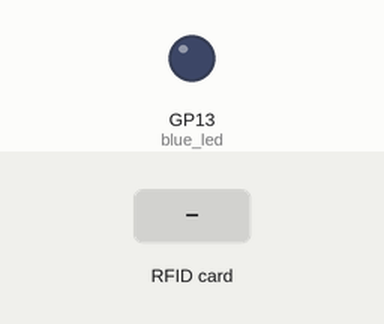
This program was run on a simulated Raspberry Pi Pico running MicroPython. Shown: output pins drawn as LEDs (lit = HIGH). The test bench sets the inputs (shaded band). The interpreter's speed is modelled, so counts of loop turns are approximate; library files of the repository ran but are not shown: MFRC522.py; pins used as bus, display or sensor lines are not drawn; what the program prints to the serial console is not drawn.

Above: at 1.2 s.
1.3 s: RFID card 5E 7A 19 C4 held to the reader
At 3.8 s:
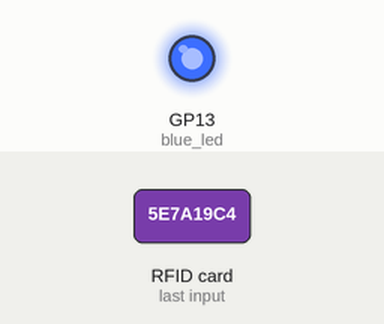
Timing chart, 0 to 10.3 s (numbered marks = the images above; inputs shaded):
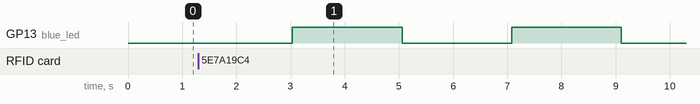

Measured:
- by itself, GP13 (blue_led): alternates HIGH for 2.0 s and LOW for 2.0 s

The program:

RFID_blueblink.py
```python
from machine import Pin, SPI
import time
from MFRC522 import MFRC522

# SPI-inställningar för RFID
spi = SPI(1, baudrate=1000000, polarity=0, phase=0, sck=Pin(10), mosi=Pin(11), miso=Pin(12))
cs_pin = Pin(17, Pin.OUT)
rst_pin = Pin(22, Pin.OUT)
rfid = MFRC522(spi, cs_pin, rst_pin)

# LED
blue_led = Pin(13, Pin.OUT)

# Blink-variabler
blue_led_state = False
last_blink_time = time.ticks_ms()

print("Startar RFID-läsaren...")

while True:
    try:
        # Blinkar blå LED var 200 ms
        current_time = time.ticks_ms()
        if time.ticks_diff(current_time, last_blink_time) > 200:
            blue_led_state = not blue_led_state
            blue_led.value(blue_led_state)
            last_blink_time = current_time

        # Kolla efter en tagg med längre timeout (1 sekund)
        start_time = time.ticks_ms()
        status = None
        uid = None  # UID ska vara None från början
        while time.ticks_diff(time.ticks_ms(), start_time) < 1000:  # Timeout på 1000 ms
            (status, tag_type) = rfid.request(rfid.REQIDL)
            if status == rfid.OK:
                # Försök läsa UID från taggen
                (status, uid) = rfid.anticoll()
                if status == rfid.OK and uid:
                    break  # Tagg hittad, gå vidare

        if status == rfid.OK and uid:
            # Stäng av blå LED när tagg hittas
            blue_led.value(0)
            print(f"🎉 Tagg upptäckt! UID: {uid}")
            time.sleep(0.5)  # Vänta lite innan ny avläsning
        else:
            # Om ingen giltig tagg hittas
            print("Ingen tagg detekterad.")
            time.sleep(1) #lägg till en liten fördröjning

    except Exception as e:
        print("Fel:", e)
```
